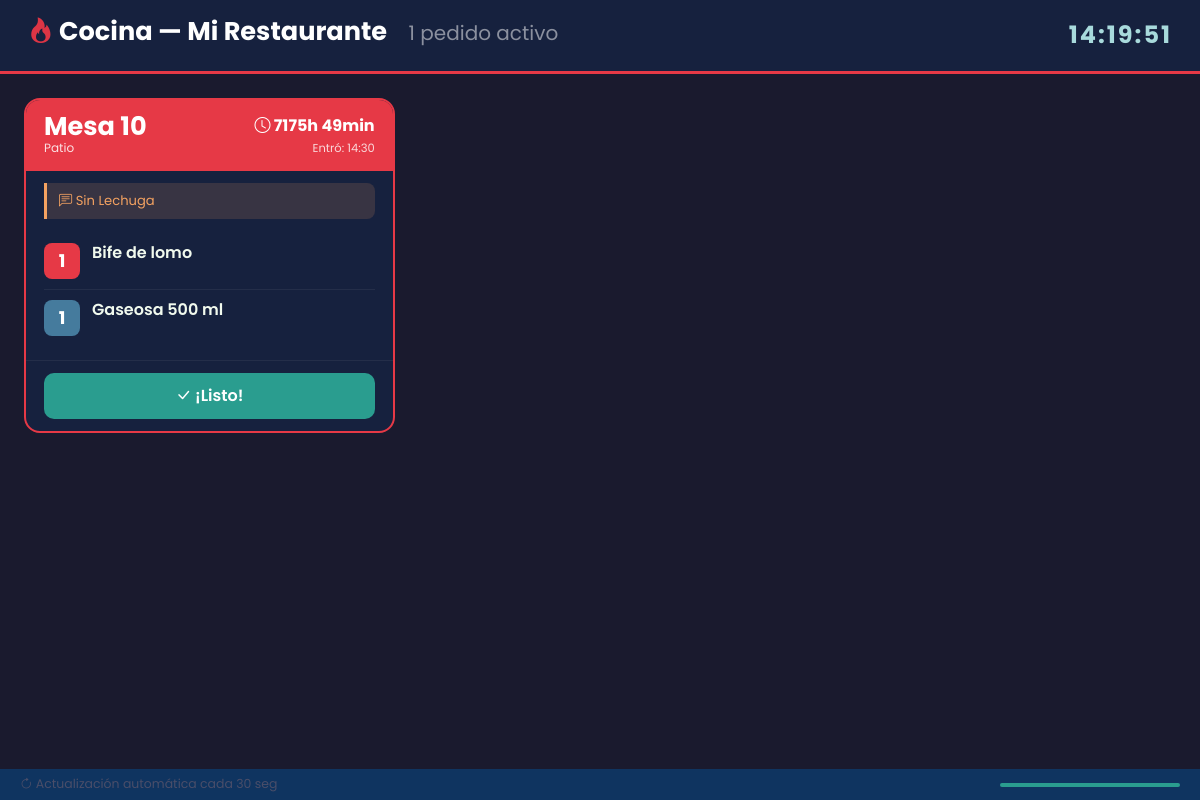
/cocina.php, run on the app's committed database.
### tables this page shows
CREATE TABLE `pedido` (
  `id_pedido` int NOT NULL AUTO_INCREMENT,
  `descr_pedido` varchar(100) NOT NULL,
  `estado_pedido` varchar(45) NOT NULL DEFAULT 'En Proceso',
  `id_mozo` int DEFAULT NULL,
  `id_mesa` int NOT NULL,
  `id_cajero` int NOT NULL,
  `total_pedido` decimal(10,2) NOT NULL DEFAULT '0.00',
  `fecha_pedido` datetime DEFAULT NULL,
  PRIMARY KEY (`id_pedido`),
  UNIQUE KEY `id_pedido_UNIQUE` (`id_pedido`),
  KEY `fk_pedido_mozo` (`id_mozo`),
  KEY `fk_pedido_mesa` (`id_mesa`),
  KEY `fk_pedido_cajero` (`id_cajero`),
  CONSTRAINT `fk_pedido_cajero` FOREIGN KEY (`id_cajero`) REFERENCES `cajero` (`id_cajero`),
  CONSTRAINT `fk_pedido_mesa` FOREIGN KEY (`id_mesa`) REFERENCES `mesa` (`id_mesa`),
  CONSTRAINT `fk_pedido_mozo` FOREIGN KEY (`id_mozo`) REFERENCES `mozo` (`id_mozo`) ON DELETE SET NULL
);

CREATE TABLE `mesa` (
  `id_mesa` int NOT NULL AUTO_INCREMENT,
  `dispo_mesa` varchar(45) NOT NULL DEFAULT 'Disponible',
  `zona` varchar(50) NOT NULL DEFAULT 'Salón',
  PRIMARY KEY (`id_mesa`),
  UNIQUE KEY `id_mesa_UNIQUE` (`id_mesa`)
);

CREATE TABLE `detalle_plato` (
  `id_detalle_plato` int NOT NULL AUTO_INCREMENT,
  `id_pedido` int NOT NULL,
  `id_plato` int NOT NULL,
  `cantidad` int NOT NULL,
  `precio_unitario` int NOT NULL,
  `subtotal` int NOT NULL,
  `observacion` varchar(200) NOT NULL DEFAULT '',
  PRIMARY KEY (`id_detalle_plato`),
  KEY `fk_detalle_plato_pedido` (`id_pedido`),
  KEY `fk_detalle_plato_plato` (`id_plato`),
  CONSTRAINT `fk_detalle_plato_pedido` FOREIGN KEY (`id_pedido`) REFERENCES `pedido` (`id_pedido`) ON DELETE CASCADE,
  CONSTRAINT `fk_detalle_plato_plato` FOREIGN KEY (`id_plato`) REFERENCES `plato` (`id_plato`)
);

CREATE TABLE `plato` (
  `id_plato` int NOT NULL AUTO_INCREMENT,
  `nom_plato` varchar(45) NOT NULL,
  `descr_plato` varchar(100) NOT NULL,
  `precio_plato` int NOT NULL,
  PRIMARY KEY (`id_plato`),
  UNIQUE KEY `id_plato_UNIQUE` (`id_plato`)
);

CREATE TABLE `detalle_bebida` (
  `id_detalle_bebida` int NOT NULL AUTO_INCREMENT,
  `id_pedido` int NOT NULL,
  `id_bebida` int NOT NULL,
  `cantidad` int NOT NULL,
  `precio_unitario` int NOT NULL,
  `subtotal` int NOT NULL,
  `observacion` varchar(200) NOT NULL DEFAULT '',
  PRIMARY KEY (`id_detalle_bebida`),
  KEY `fk_detalle_bebida_pedido` (`id_pedido`),
  KEY `fk_detalle_bebida_bebida` (`id_bebida`),
  CONSTRAINT `fk_detalle_bebida_bebida` FOREIGN KEY (`id_bebida`) REFERENCES `bebida` (`id_bebida`),
  CONSTRAINT `fk_detalle_bebida_pedido` FOREIGN KEY (`id_pedido`) REFERENCES `pedido` (`id_pedido`) ON DELETE CASCADE
);

CREATE TABLE `bebida` (
  `id_bebida` int NOT NULL AUTO_INCREMENT,
  `nom_bebida` varchar(45) NOT NULL,
  `desc_bebida` varchar(100) NOT NULL,
  `precio_bebida` decimal(10,2) NOT NULL,
  PRIMARY KEY (`id_bebida`),
  UNIQUE KEY `id_bebida_UNIQUE` (`id_bebida`)
);

### app.php (called while the page is built, shortened)
<?php
require_once __DIR__ . '/conexion.php';
if (!isset($app)) {
    $conexion->query("
        CREATE TABLE IF NOT EXISTS `configuracion` (
          `clave` varchar(50) NOT NULL,
          `valor` text NOT NULL,
          PRIMARY KEY (`clave`)
        ) ENGINE=InnoDB DEFAULT CHARSET=utf8mb4 COLLATE=utf8mb4_0900_ai_ci
    ");
    $conexion->query("
        INSERT IGNORE INTO `configuracion` (`clave`, `valor`) VALUES
        ('nombre',             'Mi Restaurante'),
        ('moneda',             '\$'),
        ('zona1_nombre',       'Salón'),
        ('zona1_hasta',        '8'),
        ('zona2_nombre',       'Patio'),
        ('logo_path',          ''),
        ('trial_inicio',       ''),
        ('licencia_clave',     ''),
        ('contacto_email',     'matias.4kfull@gmail.com'),
        ('contacto_whatsapp',  '3875755630')
    ");
    $app = [];
    $res = $conexion->query("SELECT clave, valor FROM configuracion");
    if ($res) {
        while ($row = $res->fetch_assoc()) {
            $app[$row['clave']] = $row['valor'];
        }
    }
    $app += [
        'nombre'             => 'Mi Restaurante',
        'moneda'             => '$',
        'zona1_nombre'       => 'Salón',
        'zona1_hasta'        => '8',
        'zona2_nombre'       => 'Patio',
        'logo_path'          => '',
        'trial_inicio'       => '',
        'licencia_clave'     => '',
        'contacto_email'     => 'matias.4kfull@gmail.com',
        'contacto_whatsapp'  => '3875755630',
        'contacto_cod_pais'  => '54',
    ];
}
$_app_pagina  = basename($_SERVER['SCRIPT_FILENAME']);
$_app_exentas = [
    'expirado.php',
    'activar_licencia.php',
    'logout.php',
    'index.php',
    'procesa.php',
    'migrate_passwords.php',
    'generar_licencia.php',
    'updater.php',
    'cocina.php',
    'cancelar_pedido.php',
];
if (!in_array($_app_pagina, $_app_exentas)) {
    if (!isset($app['licencia'])) {
        $app['licencia'] = verificar_licencia($app, $conexion);
    }
    if ($app['licencia']['estado'] === 'expirada') {
        header("Location: expirado.php");
        exit;
    }
} else {
    if (!isset($app['licencia'])) {
        $app['licencia'] = ['estado' => 'exempt', 'dias_restantes' => null, 'hasta' => null, 'email' => null];
    }
}

### cocina.php (the view, shortened to what this page needs)
<?php
include('app.php');
$pedidos = $conexion->query("
    SELECT
        p.id_pedido,
        p.id_mesa,
        p.descr_pedido,
        p.fecha_pedido,
        m.zona,
        TIMESTAMPDIFF(MINUTE, p.fecha_pedido, NOW()) AS minutos_espera
    FROM pedido p
    INNER JOIN mesa m ON p.id_mesa = m.id_mesa
    WHERE p.estado_pedido = 'En Proceso'
    ORDER BY p.fecha_pedido ASC
")->fetch_all(MYSQLI_ASSOC);
function getItems(mysqli $db, int $id_pedido): array {
    $items = [];
    $stmt = $db->prepare("
        SELECT pl.nom_plato AS nombre, dp.cantidad, dp.observacion, 'plato' AS tipo
        FROM detalle_plato dp
        INNER JOIN plato pl ON dp.id_plato = pl.id_plato
        WHERE dp.id_pedido = ?
        ORDER BY dp.id_detalle_plato ASC
    ");
    $stmt->bind_param("i", $id_pedido);
    $stmt->execute();
    $items = array_merge($items, $stmt->get_result()->fetch_all(MYSQLI_ASSOC));
    $stmt = $db->prepare("
        SELECT b.nom_bebida AS nombre, db2.cantidad, db2.observacion, 'bebida' AS tipo
        FROM detalle_bebida db2
        INNER JOIN bebida b ON db2.id_bebida = b.id_bebida
        WHERE db2.id_pedido = ?
        ORDER BY db2.id_detalle_bebida ASC
    ");
    $stmt->bind_param("i", $id_pedido);
    $stmt->execute();
    $items = array_merge($items, $stmt->get_result()->fetch_all(MYSQLI_ASSOC));
    $stmt = $db->prepare("
        SELECT po.nom_postre AS nombre, dpo.cantidad, dpo.observacion, 'postre' AS tipo
        FROM detalle_postre dpo
        INNER JOIN postre po ON dpo.id_postre = po.id_postre
        WHERE dpo.id_pedido = ?
        ORDER BY dpo.id_detalle_postre ASC
    ");
    $stmt->bind_param("i", $id_pedido);
    $stmt->execute();
    $items = array_merge($items, $stmt->get_result()->fetch_all(MYSQLI_ASSOC));
    return $items;
}
foreach ($pedidos as &$pedido) {
    $pedido['items'] = getItems($conexion, $pedido['id_pedido']);
}
?>
<!DOCTYPE html>
<html lang="es">
<head>
    <link href="https://cdn.jsdelivr.net/npm/bootstrap@5.3.3/dist/css/bootstrap.min.css" rel="stylesheet">
    <link href="https://cdn.jsdelivr.net/npm/bootstrap-icons@1.11.1/font/bootstrap-icons.css" rel="stylesheet">
</head>
<body>
<div class="cocina-header">
    <h1>
        <i class="bi bi-fire text-danger"></i>
        Cocina — <?= htmlspecialchars($app['nombre']) ?>
        <span class="fs-5 fw-normal text-white-50 ms-3">
            <?= count($pedidos) ?> pedido<?= count($pedidos) !== 1 ? 's' : '' ?> activo<?= count($pedidos) !== 1 ? 's' : '' ?>
        </span>
    </h1>
    <span class="reloj" id="reloj">--:--:--</span>
</div>
<?php if (empty($pedidos)): ?>
    <div class="sin-pedidos">
        <i class="bi bi-check-circle-fill text-success"></i>
        <p>Todo al día — sin pedidos pendientes</p>
    </div>
<?php else: ?>
    <div class="pedidos-grid">
        <?php foreach ($pedidos as $pedido):
            $min    = intval($pedido['minutos_espera']);
            $estado = $min >= 20 ? 'urgente' : ($min >= 10 ? 'advertencia' : 'normal');
            $zona   = $pedido['zona'];
            $tiempo = $min >= 60
                        ? floor($min / 60) . 'h ' . ($min % 60) . 'min'
                        : $min . ' min';
        ?>
        <div class="pedido-card <?= $estado ?>">
            <div class="pedido-header <?= $estado ?>">
                <div>
                    <div class="mesa-numero">Mesa <?= $pedido['id_mesa'] ?></div>
                    <div class="mesa-zona"><?= $zona ?></div>
                </div>
                <div class="text-end">
                    <div class="tiempo-badge">
                        <i class="bi bi-clock"></i> <?= $tiempo ?>
                    </div>
                    <div class="hora-entrada">
                        Entró: <?= date('H:i', strtotime($pedido['fecha_pedido'])) ?>
                    </div>
                </div>
            </div>
            <?php if (!empty($pedido['descr_pedido'])): ?>
            <div class="obs-general">
                <i class="bi bi-chat-left-text"></i>
                <?= htmlspecialchars($pedido['descr_pedido']) ?>
            </div>
            <?php endif; ?>
            <div class="items-lista">
                <?php if (empty($pedido['items'])): ?>
                    <p class="text-muted small">Sin ítems</p>
                <?php else: ?>
                    <?php foreach ($pedido['items'] as $item): ?>
                    <div class="item-fila">
                        <div class="item-cantidad <?= $item['tipo'] ?>">
                            <?= $item['cantidad'] ?>
                        </div>
                        <div>
                            <div class="item-nombre">
                                <?= htmlspecialchars($item['nombre']) ?>
                            </div>
                        </div>
                    </div>
                    <?php endforeach; ?>
                <?php endif; ?>
            </div>
            <div class="pedido-footer">
                <form method="POST" action="marcar_listo.php">
                    <button type="submit" class="btn-listo">
                        <i class="bi bi-check-lg"></i> ¡Listo!
                    </button>
                </form>
            </div>
        </div>
        <?php endforeach; ?>
    </div>
<?php endif; ?>
<div class="refresh-bar">
    <span><i class="bi bi-arrow-clockwise"></i> Actualización automática cada 30 seg</span>
    <div class="progress-wrap">
        <div class="progress-bar-anim"></div>
    </div>
</div>
</body>
</html>

### cocina.php (style rules this page uses)
* { box-sizing: border-box; margin: 0; padding: 0; }
body { background: #1a1a2e; font-family: 'Poppins', sans-serif; color: white; min-height: 100vh; padding-bottom: 50px; }
.cocina-header { background: #16213e; padding: 16px 28px; display: flex; justify-content: space-between; align-items: center; border-bottom: 3px solid #e63946; position: sticky; top: 0; z-index: 100; }
.cocina-header h1 { font-size: 1.6rem; font-weight: 700; }
.reloj { font-size: 1.5rem; font-weight: 700; color: #a8dadc; font-variant-numeric: tabular-nums; letter-spacing: 2px; }
.pedidos-grid { display: grid; grid-template-columns: repeat(auto-fill, minmax(300px, 1fr)); gap: 20px; padding: 24px; }
.pedido-card { background: #16213e; border-radius: 16px; border: 2px solid #0f3460; overflow: hidden; display: flex; flex-direction: column; animation: entrada 0.4s ease; }
.pedido-card.urgente { border-color: #e63946; }
.pedido-header { padding: 14px 18px; display: flex; justify-content: space-between; align-items: center; }
.pedido-header.urgente { background: #e63946; }
.mesa-numero { font-size: 1.6rem; font-weight: 700; line-height: 1; }
.mesa-zona { font-size: 0.75rem; opacity: 0.85; }
.tiempo-badge { font-size: 1rem; font-weight: 700; }
.hora-entrada { font-size: 0.72rem; opacity: 0.8; margin-top: 2px; }
.obs-general { margin: 12px 18px 0; padding: 8px 12px; background: rgba(244, 162, 97, 0.15); border-left: 3px solid #f4a261; border-radius: 0 8px 8px 0; font-size: 0.82rem; color: #f4a261; }
.items-lista { padding: 14px 18px; flex-grow: 1; }
.item-fila { display: flex; align-items: flex-start; gap: 12px; padding: 10px 0; border-bottom: 1px solid rgba(255,255,255,0.06); }
.item-fila:last-child { border-bottom: none; }
.item-cantidad { min-width: 36px; height: 36px; border-radius: 8px; display: flex; align-items: center; justify-content: center; font-weight: 700; font-size: 1.1rem; flex-shrink: 0; }
.item-cantidad.plato { background: #e63946; }
.item-cantidad.bebida { background: #457b9d; }
.item-nombre { font-size: 1rem; font-weight: 600; color: #f1faee; line-height: 1.3; }
.pedido-footer { padding: 12px 18px; border-top: 1px solid rgba(255,255,255,0.06); }
.btn-listo { width: 100%; padding: 11px; border: none; border-radius: 10px; background: #2a9d8f; color: white; font-size: 1rem; font-weight: 600; cursor: pointer; transition: background 0.2s, transform 0.1s; }
.refresh-bar { position: fixed; bottom: 0; left: 0; width: 100%; background: #0f3460; padding: 6px 20px; display: flex; justify-content: space-between; align-items: center; font-size: 0.78rem; color: #4a4e69; }
.progress-wrap { width: 180px; height: 4px; background: #16213e; border-radius: 2px; overflow: hidden; }
.progress-bar-anim { height: 100%; background: #2a9d8f; animation: progreso 30s linear forwards; }

### data on the page
pedido: id_mesa "10", id_mesa.zona "Patio", tiempo "7175h 49min", fecha_pedido "14:30", descr_pedido "Sin Lechuga"
detalle_plato: cantidad "1", id_plato.nom_plato "Bife de lomo"
detalle_bebida: cantidad "1", id_bebida.nom_bebida "Gaseosa 500 ml"

### other printed values
$app['nombre'] "Mi Restaurante"
count($pedidos) "1"
